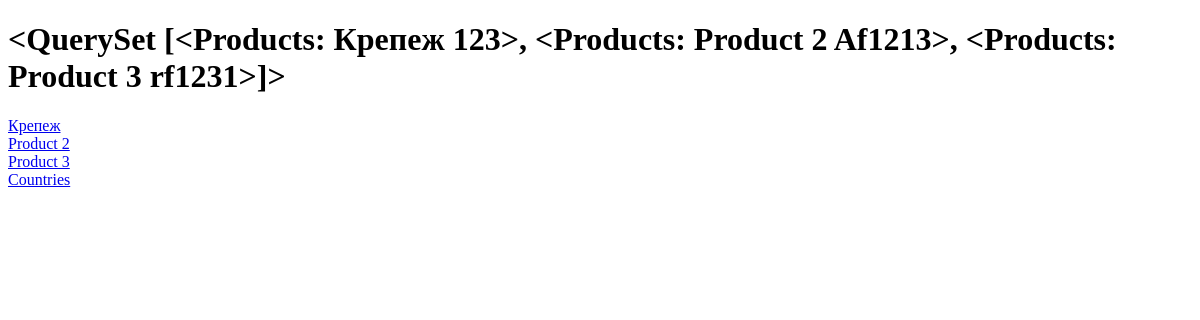
The page /products on the database as committed earlier.
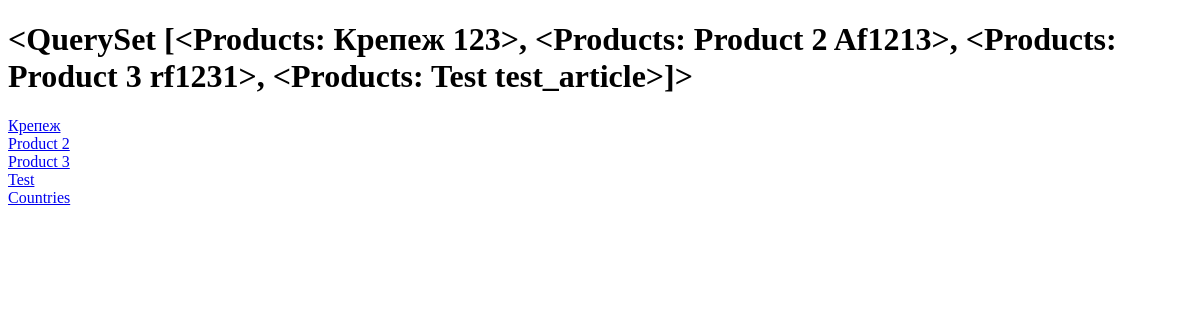
The same page on the database as committed later.
### main_app/models.py (models this page shows)
class Products(models.Model):
    name = models.CharField(max_length=255, null=False, blank=False)
    description = models.TextField(null=True, blank=True)
    measurement = models.CharField(max_length=255)
    price = models.PositiveIntegerField()
    country = models.ForeignKey('Countries', on_delete=models.SET_NULL, null=True)
    article = models.CharField(max_length=50)
    warranty = models.PositiveSmallIntegerField()
    condition = models.CharField(max_length=50, choices=[
        ('Новое', 'Новое'),
        ('БУ', 'Бывшее в Употреблении'),
        ('ТР', 'Требует Ремонт')
    ])
    def __str__(self):
        return str(self.name) + ' ' + str(self.article)

### main_app/views.py (the view)
# urls.py: path('products', ProductsListView.as_view(), name='products_list_url'),
class ProductsListView(ListView):
    model = Products
    context_object_name = 'product_list'
    template_name = 'products_list_template.html'

### templates/products_list_template.html (shortened to what this page needs)
<!DOCTYPE html>
<html lang="en">
<head>
</head>
<body>
    <h1>{{ product_list }}</h1>
    {% for product in product_list %}
        <a href="{% url 'products_detail_url' product.pk %}">
            {{ product.name }}
        </a>
        <br>
    {% endfor %}
    <a href="{% url 'countries_list_url' %}">Countries</a>
</body>
</html>

Rows that differ between the two databases and show on the page:
computed for Products "Крепеж": name+article "<QuerySet [<Products: Крепеж 123>, <Products: Product 2 Af1213>, <Products: Product 3 rf1231>]>" → "<QuerySet [<Products: Крепеж 123>, <Products: Product 2 Af1213>, <Products: Product 3 rf1231>, <Products: Test test_article>]>"
added Products: name "Test"
